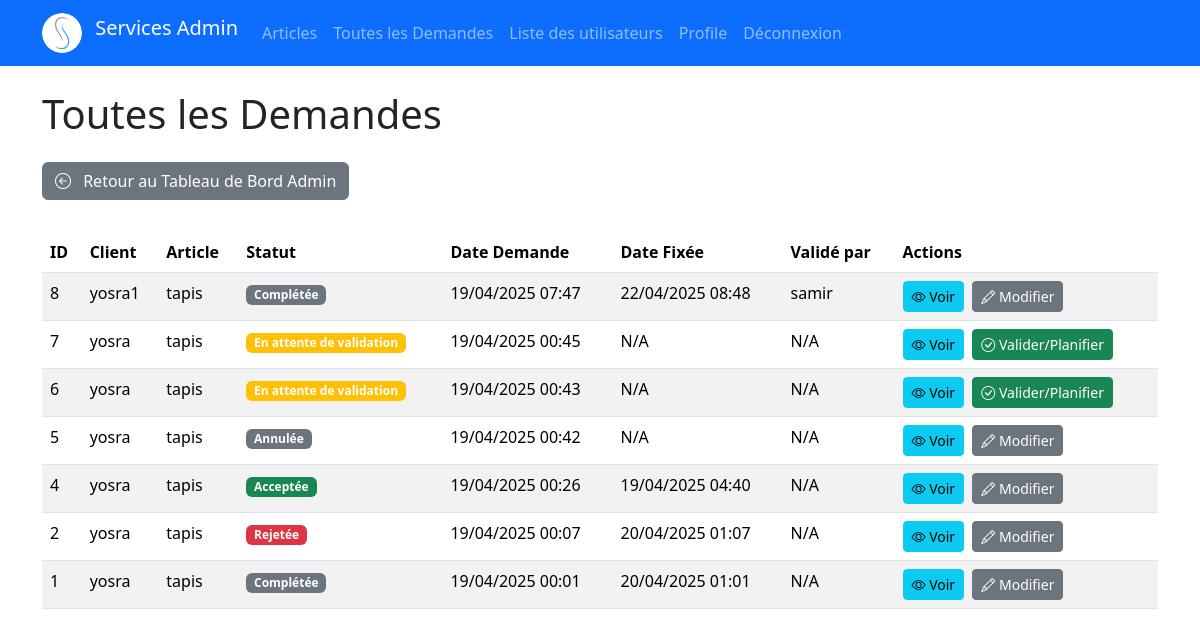
The app's page /demandes/ (signed in), older data.
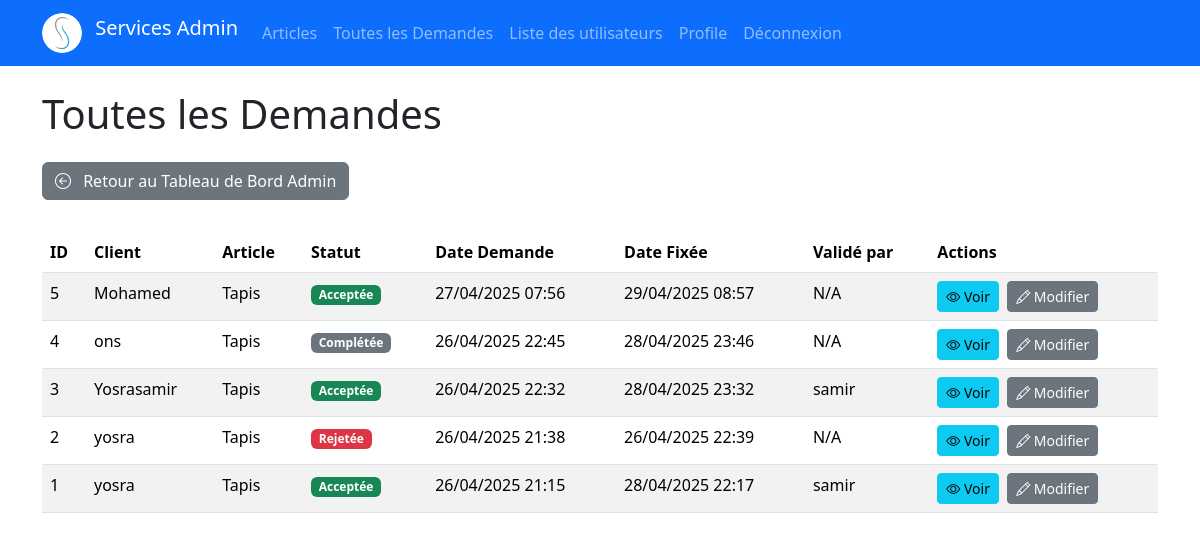
The same page, newer data.
### demande/models.py (models this page shows, shortened)
class Demande(models.Model):
    STATUT_CHOICES = [
        ('en_attente', 'En attente de validation'),
        ('acceptee', 'Acceptée'),
        ('rejetee', 'Rejetée'),
        ('completee', 'Complétée'),
        ('annulee', 'Annulée'), # Un client pourrait annuler
    ]
    client = models.ForeignKey(settings.AUTH_USER_MODEL, on_delete=models.CASCADE, related_name='demandes')
    article = models.ForeignKey(Article, on_delete=models.CASCADE, related_name='demandes_liees')
    details_service = models.TextField(help_text="Décrivez le service que vous demandez pour cet article.")
    statut = models.CharField(max_length=20, choices=STATUT_CHOICES, default='en_attente')
    date_demande = models.DateTimeField(auto_now_add=True)
    date_fixee = models.DateTimeField(null=True, blank=True, help_text="Date fixée par l'administrateur si la demande est acceptée.")
    validee_par = models.ForeignKey(settings.AUTH_USER_MODEL, on_delete=models.SET_NULL, null=True, blank=True, related_name='demandes_validees')
    class Meta:
        ordering = ['-date_demande'] # Trie les demandes par date de demande décroissante

### users/models.py (models this page shows, shortened)
class CustomUser(AbstractBaseUser, PermissionsMixin):
    email = models.EmailField(unique=True)
    username = models.CharField(max_length=30, unique=True)
    phone = models.CharField(max_length=20, blank=True, null=True)
    is_active = models.BooleanField(default=True)
    is_staff = models.BooleanField(default=False)
    date_joined = models.DateTimeField(auto_now_add=True, null=True, blank=True)
    profile_picture = models.ImageField(
        upload_to='profile_pics/',
        blank=True,
        null=True,
        verbose_name="Photo de profil"
    )
    objects = CustomUserManager()
    USERNAME_FIELD = 'email'  # Utilisez email comme identifiant
    REQUIRED_FIELDS = ['username']

### articles/models.py (models this page shows, shortened)
class Article(models.Model):
    title = models.CharField(max_length=200)
    content = models.TextField()
    author = models.ForeignKey(settings.AUTH_USER_MODEL, on_delete=models.CASCADE, related_name='articles')
    published_date = models.DateTimeField(default=timezone.now)
    created_date = models.DateTimeField(auto_now_add=True)
    updated_date = models.DateTimeField(auto_now=True)
    class Meta:
        ordering = ['-published_date'] # Trie les articles par date de publication décroissante

### demande/views.py (the view)
# urls.py: path('', views.list_all_demandes, name='list_all_demandes'), # /demandes/ (liste générale pour admin)
@user_passes_test(is_staff_or_superuser)
def list_all_demandes(request):
    statut = request.GET.get('statut')  # Récupère le paramètre ?statut=xxx
    all_demandes = Demande.objects.all()
    if statut:
        all_demandes = all_demandes.filter(statut=statut) # application du filtre
    context = {
        'demandes': all_demandes,
        'page_title': 'Toutes les Demandes'
    }
    return render(request, 'demande/all_demandes.html', context) # Template pour lister toutes les demandes

### demande/views.py (called while the page is built)
def is_staff_or_superuser(user):
    return user.is_staff or user.is_superuser

### demande/templates/demande/all_demandes.html (shortened to what this page needs)
{% extends 'base.html' %}
{% load static %}
{% block content %}
    <h1 class="mb-4">{{ page_title }}</h1>
     <p>
         <a href="{% url 'dashboard:index' %}" class="btn btn-secondary mb-3">
            <i class="bi bi-arrow-left-circle me-2"></i> Retour au Tableau de Bord Admin
         </a>
     </p>
    {% if demandes %}
        <table class="table table-striped table-hover">
            <thead>
                <tr>
                    <th scope="col">ID</th>
                    <th scope="col">Client</th>
                    <th scope="col">Article</th>
                    <th scope="col">Statut</th>
                    <th scope="col">Date Demande</th>
                    <th scope="col">Date Fixée</th>
                    <th scope="col">Validé par</th>
                    <th scope="col">Actions</th>
                </tr>
            </thead>
            <tbody>
                {% for demande in demandes %}
                <tr>
                    <td>{{ demande.pk }}</td>
                    <td>{{ demande.client.username }}</td>
                    <td>{{ demande.article.title }}</td>
                    <td>
                        <span class="badge {% if demande.statut == 'en_attente' %}bg-warning{% elif demande.statut == 'acceptee' %}bg-success{% elif demande.statut == 'rejetee' %}bg-danger{% else %}bg-secondary{% endif %}">
                            {{ demande.get_statut_display }}
                        </span>
                    </td>
                    <td>{{ demande.date_demande|date:"d/m/Y H:i" }}</td>
                    <td>
                        {% if demande.date_fixee %}
                            {{ demande.date_fixee|date:"d/m/Y H:i" }}
                        {% else %}
                            N/A
                        {% endif %}
                    </td>
                     <td>
                        {% if demande.validee_par %}
                             {{ demande.validee_par.username }}
                         {% else %}
                             N/A
                         {% endif %}
                     </td>
                    <td>
                        <a href="{% url 'demande:view_demande_admin' demande.pk %}" class="btn btn-sm btn-info me-1">
                            <i class="bi bi-eye"></i> Voir
                        </a>
                        {% if demande.statut == 'en_attente' %}
                            <a href="{% url 'demande:validate_demande' demande.pk %}" class="btn btn-sm btn-success">
                                <i class="bi bi-check-circle"></i> Valider/Planifier
                            </a>
                        {% else %}
                             <a href="{% url 'demande:validate_demande' demande.pk %}" class="btn btn-sm btn-secondary">
                                <i class="bi bi-pencil"></i> Modifier
                             </a>
                        {% endif %}
                    </td>
                </tr>
                {% endfor %}
            </tbody>
        </table>
    {% else %}
        <div class="alert alert-info" role="alert">
            Aucune demande trouvée pour le moment.
        </div>
    {% endif %}
{% endblock %}

Row changes from the older to the newer data that the page shows:
removed Demande: pk "8", client.username "yosra1", article "tapis", statut "Complétée", date_demande "19/04/2025 07:47", date_fixee "22/04/2025 08:48", validee_par.username "samir", shows "Modifier"
removed Demande: pk "7", client.username "yosra", article "tapis", statut "En attente de validation", date_demande "19/04/2025 00:45", shows "N/A", shows "Valider/Planifier"
removed Demande: pk "6", client.username "yosra", article "tapis", statut "En attente de validation", date_demande "19/04/2025 00:43", shows "N/A", shows "Valider/Planifier"
changed Demande id 5: client.username "yosra" → "Mohamed"; article "tapis" → "Tapis"; statut "Annulée" → "Acceptée"; date_demande "19/04/2025 00:42" → "27/04/2025 07:56"; date_fixee (not shown) → "29/04/2025 08:57"; no longer shows "N/A"
changed Demande id 4: client.username "yosra" → "ons"; article "tapis" → "Tapis"; statut "Acceptée" → "Complétée"; date_demande "19/04/2025 00:26" → "26/04/2025 22:45"; date_fixee "19/04/2025 04:40" → "28/04/2025 23:46"
added Demande: pk "3", client.username "Yosrasamir", article "Tapis", statut "Acceptée", date_demande "26/04/2025 22:32", date_fixee "28/04/2025 23:32", validee_par.username "samir", shows "Modifier"
changed Demande "Rejetée": article "tapis" → "Tapis"; date_demande "19/04/2025 00:07" → "26/04/2025 21:38"; date_fixee "20/04/2025 01:07" → "26/04/2025 22:39"
changed Demande id 1: article "tapis" → "Tapis"; statut "Complétée" → "Acceptée"; date_demande "19/04/2025 00:01" → "26/04/2025 21:15"; date_fixee "20/04/2025 01:01" → "28/04/2025 22:17"; validee_par.username (not shown) → "samir"; no longer shows "N/A"
